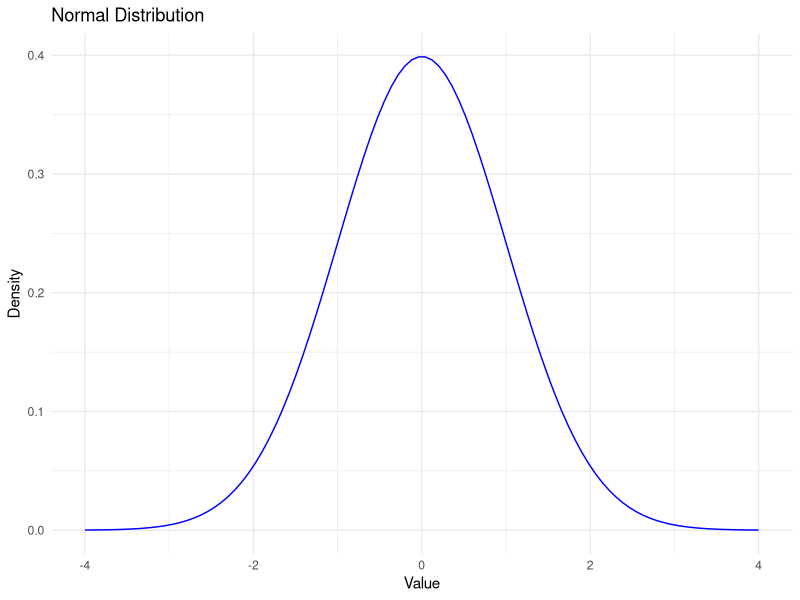

Write the R code that produced this figure.
## ---- chunk 1
knitr::opts_chunk$set(echo = TRUE)
## ---- chunk 2
library(ggplot2)

mean <- 0
sd <- 1

x_values <- seq(mean - 4*sd, mean + 4*sd, length = 100)
y_values <- dnorm(x_values, mean = mean, sd = sd)

data <- data.frame(x = x_values, y = y_values)

ggplot(data, aes(x = x, y = y)) +
  geom_line(color = "blue") +
  labs(title = "Normal Distribution", x = "Value", y = "Density") +
  theme_minimal()
